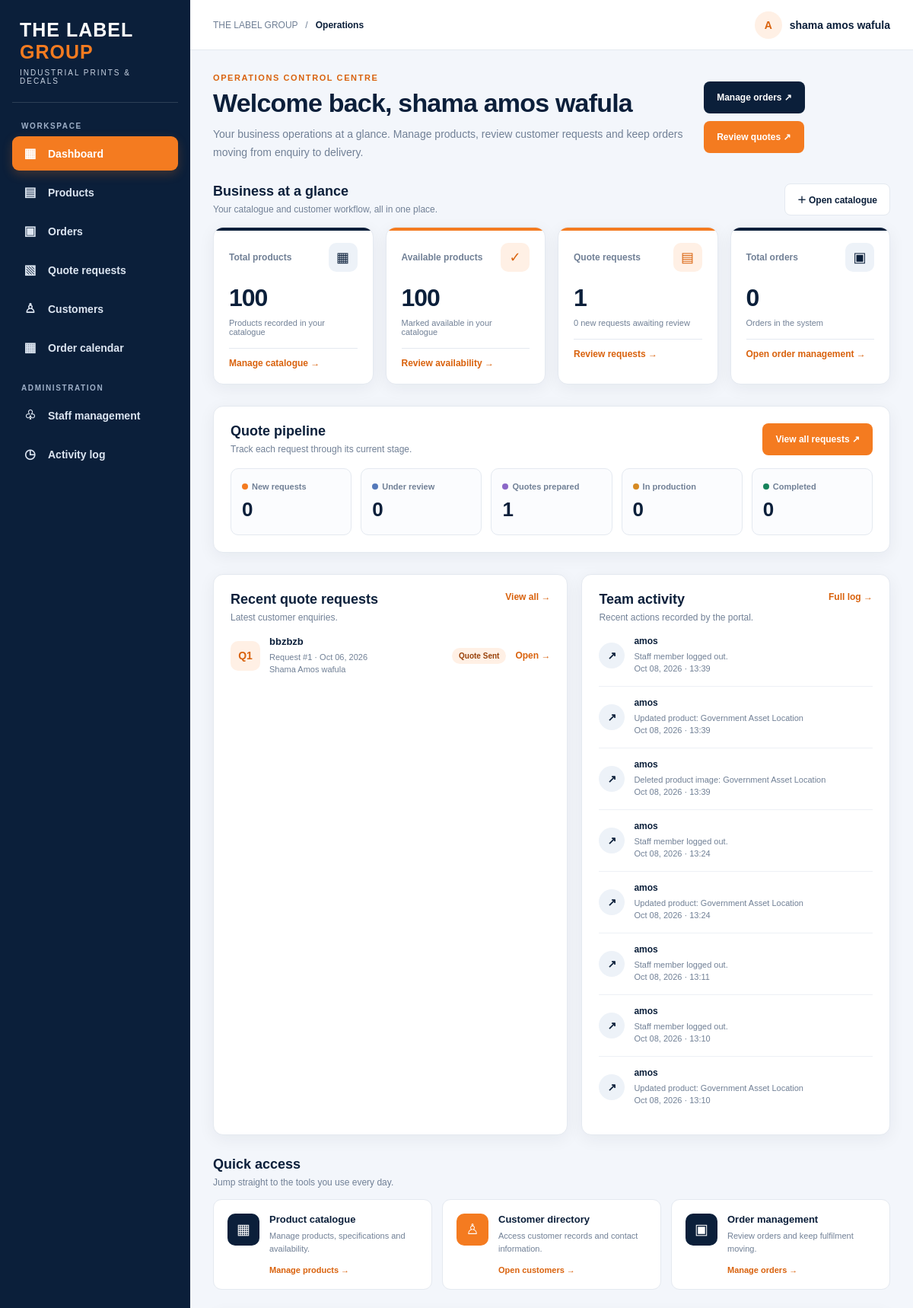
The page /staff/ (signed in, upper part) on the database as committed earlier.
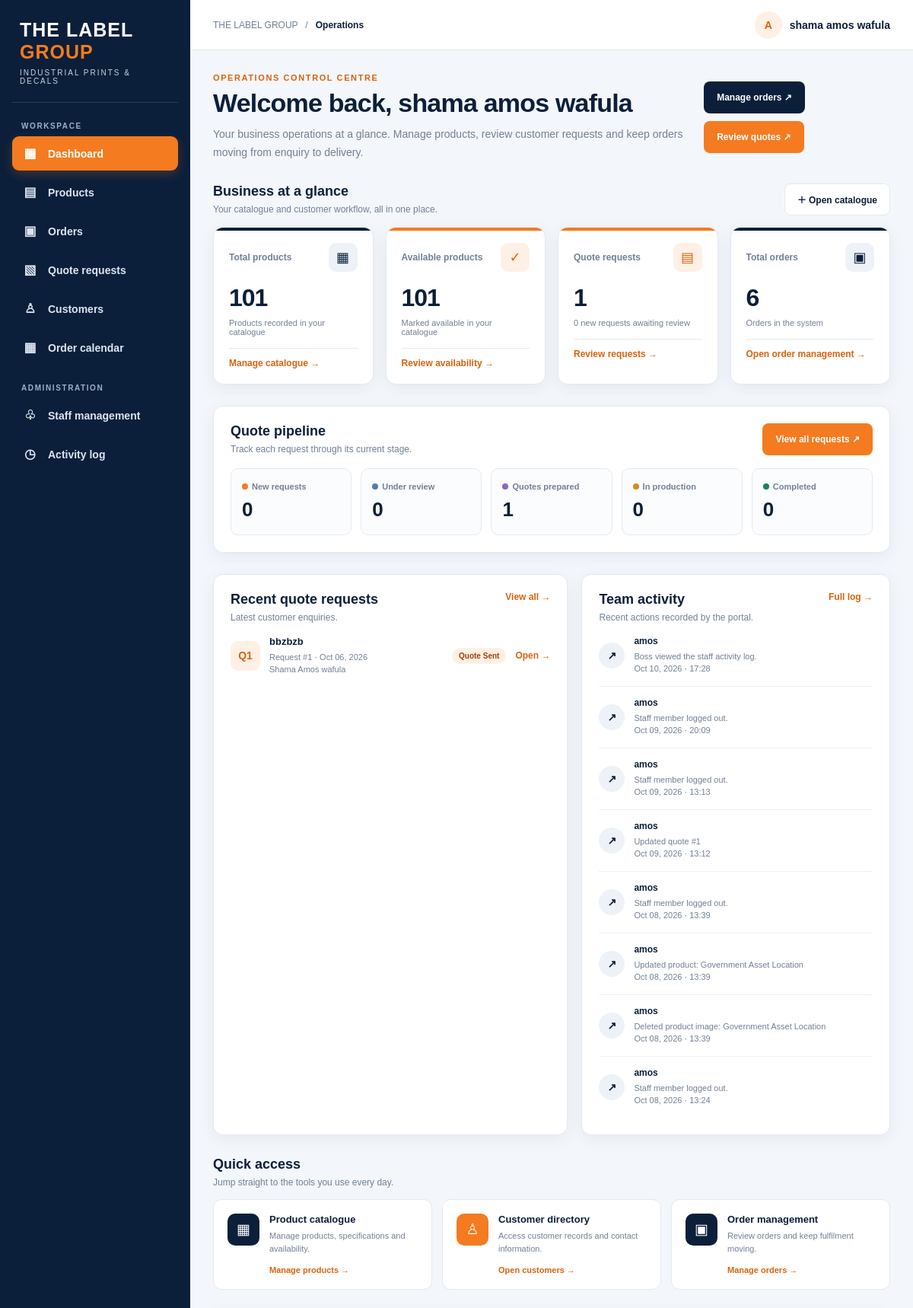
The same page on the database as committed later.
### products/models.py (models this page shows, shortened)
class QuoteRequest(models.Model):
    STATUS_CHOICES = [
        ("new", "New"),
        ("reviewing", "Being Reviewed"),
        ("quoted", "Quote Sent"),
        ("approved", "Approved"),
        ("in_production", "In Production"),
        ("completed", "Completed"),
        ("cancelled", "Cancelled"),
    ]
    customer_name = models.CharField(
        max_length=200
    )
    company_name = models.CharField(
        max_length=200,
        blank=True
    )
    customer_email = models.EmailField()
    customer_phone = models.CharField(
        max_length=50
    )
    street_address = models.CharField(
        max_length=255,
        blank=True
    )
    address_continued = models.CharField(
        max_length=255,
        blank=True
    )
    city = models.CharField(
        max_length=100,
        blank=True
    )
    state = models.CharField(
        max_length=100,
        blank=True
    )
    postal_code = models.CharField(
        max_length=30,
        blank=True
    )
    country = models.CharField(
        max_length=100,
        blank=True
    )
    requirements = models.TextField(
        blank=True
    )
    uploaded_file = models.FileField(
        upload_to="quote_requests/",
        blank=True,
        null=True
    )
    status = models.CharField(
        max_length=30,
        choices=STATUS_CHOICES,
        default="new"
    )
    staff_notes = models.TextField(
        blank=True
    )
    created_at = models.DateTimeField(
        auto_now_add=True
    )
    updated_at = models.DateTimeField(
        auto_now=True
    )

### staff/models.py (models this page shows, shortened)
class StaffActivityLog(models.Model):
    ACTION_CHOICES = [
        ("login", "Login"),
        ("logout", "Logout"),
        ("page_view", "Page Viewed"),
        ("create", "Created"),
        ("update", "Updated"),
        ("delete", "Deleted"),
        ("approve", "Approved"),
        ("reject", "Rejected"),
        ("failed_login", "Failed Login"),
    ]
    staff = models.ForeignKey(
        StaffProfile,
        on_delete=models.CASCADE,
        related_name="activity_logs"
    )
    action = models.CharField(
        max_length=30,
        choices=ACTION_CHOICES
    )
    page = models.CharField(
        max_length=255,
        blank=True
    )
    description = models.TextField(
        blank=True
    )
    ip_address = models.GenericIPAddressField(
        null=True,
        blank=True
    )
    user_agent = models.TextField(
        blank=True
    )
    created_at = models.DateTimeField(
        auto_now_add=True
    )
    class Meta:
        ordering = ["-created_at"]

class StaffProfile(models.Model):
    ROLE_CHOICES = [
        ("manager", "Manager"),
        ("sales", "Sales Staff"),
        ("production", "Production Staff"),
        ("shipping", "Shipping Staff"),
    ]
    STATUS_CHOICES = [
        ("pending", "Pending Approval"),
        ("approved", "Approved"),
        ("rejected", "Rejected"),
    ]
    user = models.OneToOneField(
        User,
        on_delete=models.CASCADE
    )
    profile_picture = models.ImageField(
        upload_to="staff_profiles/",
        blank=True,
        null=True
    )
    full_name = models.CharField(
        max_length=150,
        blank=True
    )
    phone = models.CharField(
        max_length=30,
        blank=True
    )
    role = models.CharField(
        max_length=30,
        choices=ROLE_CHOICES
    )
    status = models.CharField(
        max_length=20,
        choices=STATUS_CHOICES,
        default="pending"
    )
    approved = models.BooleanField(
        default=False
    )
    approved_at = models.DateTimeField(
        null=True,
        blank=True
    )
    joined_at = models.DateTimeField(
        auto_now_add=True
    )
    last_activity = models.DateTimeField(
        null=True,
        blank=True
    )
    rejection_reason = models.TextField(
        blank=True
    )

### staff/views.py (the view, shortened to what this page needs)
    @login_required(login_url="staff_login")
    def wrapper(request, *args, **kwargs):
        if request.user.is_superuser:
            return view_func(request, *args, **kwargs)

### products/context_processors.py (called while the page is built)
def site_settings(request):
    return {"site_settings": SiteSettings.get_settings()}

### products/models.py (called while the page is built)
    @classmethod
    def get_settings(cls):
        obj = cls.objects.first()
        if not obj:
            obj = cls.objects.create(
                company_name="THE LABEL GROUP",
                tagline="INDUSTRIAL PRINTS & DECALS"
            )
        return obj

### staff/views.py (called while the page is built, shortened)
def get_staff_profile(user):
    try:
        return StaffProfile.objects.get(user=user)
    except StaffProfile.DoesNotExist:
        return None

def staff_required(view_func):
    @login_required(login_url="staff_login")
    def wrapper(request, *args, **kwargs):
        if request.user.is_superuser:
            return view_func(request, *args, **kwargs)
    return wrapper

### templates/staff/dashboard.html (shortened to what the changed rows need)
<!DOCTYPE html>
<html lang="en">
<head>
</head>
<body>
<div class="layout">
<main class="main">
    <div class="content">
        <section class="welcome">
            <div>
                <h1>Welcome back, {{ profile.full_name|default:user.username|default:"Team" }}</h1>
            </div>
        </section>
        <section class="section">
            <div class="section-head">
                <div>
                    <h2>Business at a glance</h2>
                </div>
            </div>
            <div class="stats">
                <article class="stat">
                    <div class="stat-top"><span class="stat-label">Total products</span><span class="stat-icon">▦</span></div>
                    <div class="stat-number">{{ total_products|default:products_count|default:0 }}</div>
                    <div class="stat-note">Products recorded in your catalogue</div>
                    <a class="text-link" href="{% url 'staff_products' %}">Manage catalogue →</a>
                </article>
                <article class="stat orange">
                    <div class="stat-top"><span class="stat-label">Available products</span><span class="stat-icon">✓</span></div>
                    <div class="stat-number">{{ available_products|default:available_products_count|default:0 }}</div>
                    <div class="stat-note">Marked available in your catalogue</div>
                    <a class="text-link" href="{% url 'staff_products' %}">Review availability →</a>
                </article>
                <article class="stat">
                    <div class="stat-top"><span class="stat-label">Total orders</span><span class="stat-icon">▣</span></div>
                    <div class="stat-number">{{ total_orders|default:orders_count|default:0 }}</div>
                    <div class="stat-note">Orders in the system</div>
                    <a class="text-link" href="{% url 'staff_orders' %}">Open order management →</a>
                </article>
            </div>
        </section>
        <section class="section panel">
            <div class="panel-head">
                <div>
                    <h2>Quote pipeline</h2>
                </div>
            </div>
        </section>
        <section class="section columns">
            <div class="panel">
                <div class="panel-head">
                    <div><h2>Recent quote requests</h2><p>Latest customer enquiries.</p></div>
                </div>
                <div class="quote-list">
                    {% for quote in recent_quotes %}
                    <div class="quote-item">
                        <div class="round-icon">Q{{ quote.id }}</div>
                        <div class="item-main">
                            <div class="item-title">{{ quote.company_name|default:quote.customer_name }}</div>
                            <div class="item-sub">Request #{{ quote.id }} · {{ quote.created_at|date:"M d, Y" }}<br>{{ quote.customer_name }}</div>
                        </div>
                        <span class="pill">{{ quote.get_status_display }}</span>
                        <a class="text-link" href="/staff/quotes/{{ quote.id }}/">Open →</a>
                    </div>
                    {% empty %}
                    <div class="empty">No quote requests to display yet.</div>
                    {% endfor %}
                </div>
            </div>
            <div class="panel">
                <div class="panel-head">
                    <div><h2>Team activity</h2><p>Recent actions recorded by the portal.</p></div>
                </div>
                <div class="activity-list">
                    {% for activity in recent_activity %}
                    <div class="activity-item">
                        <div class="activity-mark">↗</div>
                        <div class="item-main">
                            <div class="item-title">{% if activity.staff and activity.staff.user %}{{ activity.staff.user.username }}{% else %}Staff member{% endif %}</div>
                            <div class="item-sub">{{ activity.description|default:activity.action }}<br>{{ activity.created_at|date:"M d, Y · H:i" }}</div>
                        </div>
                    </div>
                    {% empty %}
                    <div class="empty">No recent activity recorded.</div>
                    {% endfor %}
                </div>
            </div>
        </section>
        <section class="section">
            <div class="section-head">
                <div><h2>Quick access</h2><p>Jump straight to the tools you use every day.</p></div>
            </div>
        </section>
    </div>
</main>
</div>
</body>
</html>

Rows that differ between the two databases and show on the page:
no longer on this page (row unchanged): StaffActivityLog: staff.user.username "amos", description "Updated product: Government Asset Location", created_at "Oct 08, 2026 · 13:24"
no longer on this page (row unchanged): StaffActivityLog: staff.user.username "amos", description "Staff member logged out.", created_at "Oct 08, 2026 · 13:11"
no longer on this page (row unchanged): StaffActivityLog: staff.user.username "amos", description "Staff member logged out.", created_at "Oct 08, 2026 · 13:10"
no longer on this page (row unchanged): StaffActivityLog: staff.user.username "amos", description "Updated product: Government Asset Location", created_at "Oct 08, 2026 · 13:10"
added StaffActivityLog: staff.user.username "amos", description "Boss viewed the staff activity log.", created_at "Oct 10, 2026 · 17:28"
added StaffActivityLog: staff.user.username "amos", description "Staff member logged out.", created_at "Oct 09, 2026 · 20:09"
added StaffActivityLog: staff.user.username "amos", description "Staff member logged out.", created_at "Oct 09, 2026 · 13:13"
added StaffActivityLog: staff.user.username "amos", description "Updated quote #1", created_at "Oct 09, 2026 · 13:12"
Other text that changed with them:
{{ total_products|default:products_count|default:0 }}: "100" → "101"
{{ available_products|default:available_products_count|default:0 }}: "100" → "101"
{{ total_orders|default:orders_count|default:0 }}: "0" → "6"
